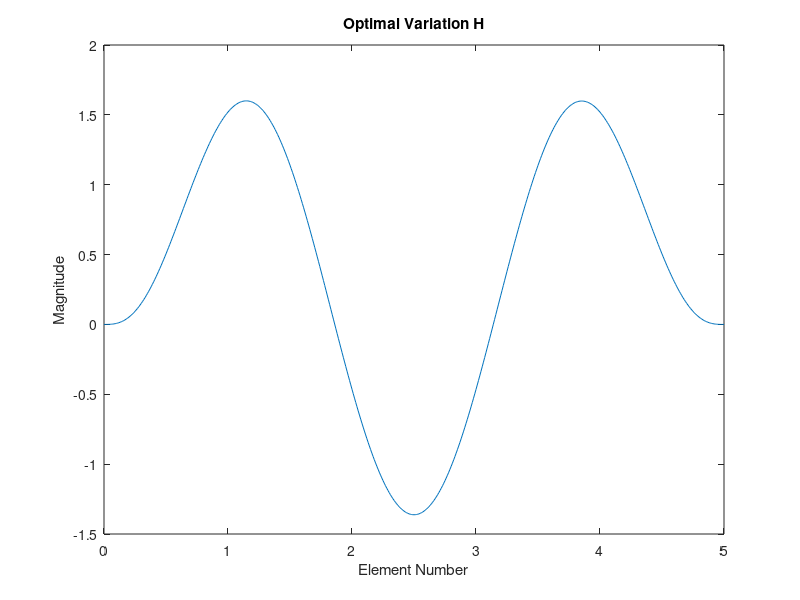
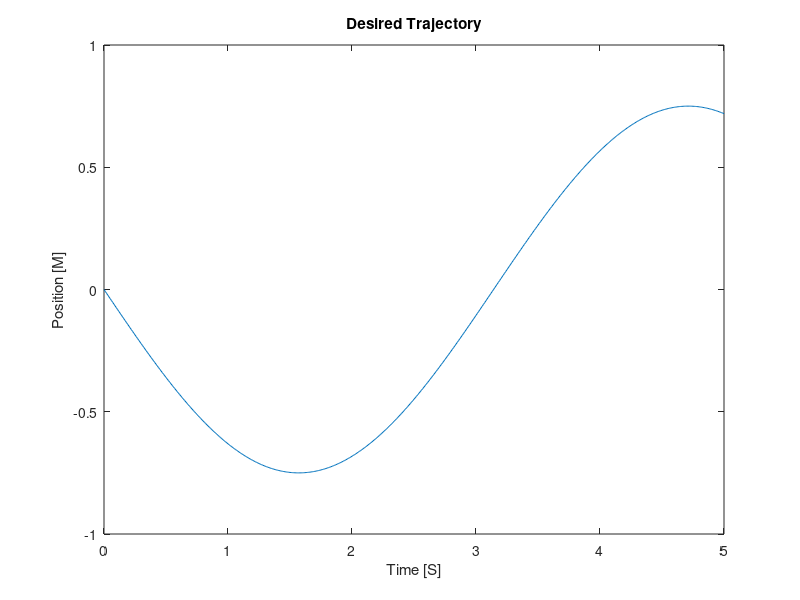
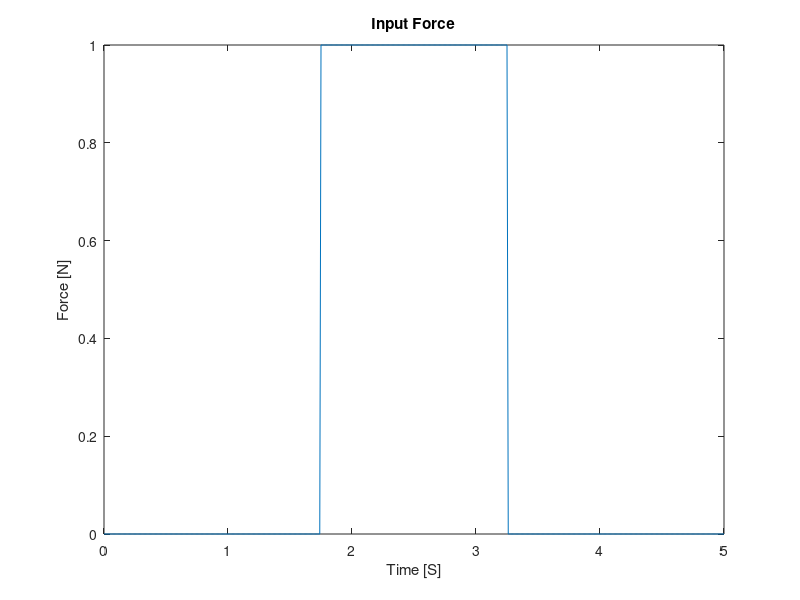

These charts were generated, in order, by the following MATLAB code:
%% %%%%%%%%%%%%%%%%%%%%%%%%%%%%%%%%%%%%%%%%%%%%%%%%%%%%%%%%%%%%%%%%%%%%%%%%
% /**
%  * @author: Yeshasvi Tirupachuri
%  * This is the matlab code for replicating results in the paper titled
%  * "Trajectory Deformations from Physical Human-Robot Interaction" by
%  * Dylan P. Losey and Marcia K. O'Malley
%  * https://arxiv.org/pdf/1710.09871.pdf
%  */
%% %%%%%%%%%%%%%%%%%%%%%%%%%%%%%%%%%%%%%%%%%%%%%%%%%%%%%%%%%%%%%%%%%%%%%%%%

% % close all;
% % clear all;
% % clc;

%% User parameters

%% Sampling periods
T     = 1e-3; %Impedance controller sampling time
delta = 1e-2; %Deformation sampling time

tau   = 5; %Deformation duration
N     = (tau/delta) + 1; %Number of waypoints
time  = [0:delta:tau]';

mu     = 1; %Arbiration parameter

%% Matrices

%% Constraint Matrix B = R^(4 X N)
B          = zeros(4, N);
B(1,1)     = 1;
B(2,2)     = 1;
B(N-1,N-1) = 1;
B(N,N)     = 1;

%% Difference Matrix A = R^((N+3) X N)
ordered_row_matrix = [-1, 3, -3, 1];
A = zeros(N+3,N);

A(1,1) = 1;
A(2,1) = -3;
A(2,2) = 1;
A(3,1) = 3;
A(3,2) = -3;
A(3,3) = 1;

column_index = 0;
for row = 4:size(A,1)-3
    for colummn = 1:size(ordered_row_matrix,2)
        A(row,colummn+column_index) = ordered_row_matrix(1,colummn);
    end
    column_index = column_index+1;
end

A(size(A,1)-2,size(A,2)-2) = -1;
A(size(A,1)-2,size(A,2)-1) = 3;
A(size(A,1)-2,size(A,2))   = -3;

A(size(A,1)-1,size(A,2)-1) = -1;
A(size(A,1)-1,size(A,2))   = 3;

A(size(A,1),size(A,2))     = -1;

R = A'*A;

G  = (eye(N,N) - pinv(R)*B'*pinv(B*pinv(R)*B')*B)*pinv(R)*ones(N,1); %Using psuedo inverse
alpha = mu*delta*(sqrt(N)/norm(G));

%% Optimal Variation H
H = (sqrt(N)/norm(G))*G;

figure(1);
plot(time,H); hold on;
title('Optimal Variation H');
ylabel('Magnitude');
xlabel('Element Number');

%% Original 1DoF desired trajectory
xdstar =  -0.75*sin(time);

figure;
plot(time,xdstar); hold on;
title('Desired Trajectory');
ylabel('Position [M]');
xlabel('Time [S]');


%% External force
force = zeros(N,1);
square_shape_percent = 0.15;

tau_i_index = ceil(N/2 - (square_shape_percent*N));
tau_i =  time(ceil(N/2 -(square_shape_percent*N)));

tau_f_index = ceil(N/2 + (square_shape_percent*N));
tau_f = time(ceil(N/2 +(square_shape_percent*N)));

for n = tau_i_index:tau_f_index
    force(n,1) = 1;
end

figure;
plot(time,force);
title('Input Force');
ylabel('Force [N]');
xlabel('Time [S]');

% % %% Deformed Trajectory
% % xdnew = xdstar + mu*delta*H.*force;
% % 
% % figure;
% % plot(time,xdstar); hold on;
% % title('Deformed Trajectory');
% % ylabel('Position [M]');
% % xlabel('Time [S]');
